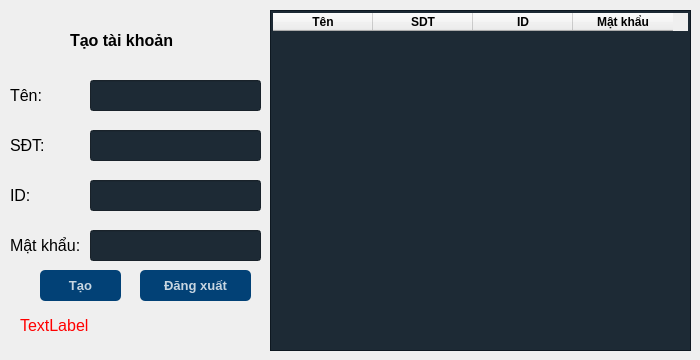
    <widget class="QWidget" name="tab_2">
     <attribute name="title">
      <string>Quản lý nhân viên</string>
     </attribute>
     <widget class="QPushButton" name="btn_logout">
      <property name="geometry">
       <rect>
        <x>140</x>
        <y>270</y>
        <width>111</width>
        <height>31</height>
       </rect>
      </property>
      <property name="font">
       <font>
        <pointsize>10</pointsize>
        <weight>75</weight>
        <bold>true</bold>
       </font>
      </property>
      <property name="styleSheet">
       <string notr="true">QPushButton#btn_logout{
background-color: rgba(2, 65, 118, 255);
color: rgba(255,255,255,200);
border-radius: 5px;
}
QPushButton#btn_logout:pressed{
padding-left: 5px;
padding-top: 5px;
background-color: rgba(2, 65, 118,100);
backgound-posotion:calc(100%-10px)center;
}
QPushButton#btn_logout:hover{
backgound-color: rgba(2, 65, 118,200);
}</string>
      </property>
      <property name="text">
       <string>Đăng xuất</string>
      </property>
     </widget>
     <widget class="QLabel" name="label_3">
      <property name="geometry">
       <rect>
        <x>10</x>
        <y>80</y>
        <width>101</width>
        <height>31</height>
       </rect>
      </property>
      <property name="font">
       <font>
        <pointsize>12</pointsize>
       </font>
      </property>
      <property name="text">
       <string>Tên:</string>
      </property>
     </widget>
     <widget class="QLabel" name="label_5">
      <property name="geometry">
       <rect>
        <x>10</x>
        <y>130</y>
        <width>101</width>
        <height>31</height>
       </rect>
      </property>
      <property name="font">
       <font>
        <pointsize>12</pointsize>
       </font>
      </property>
      <property name="text">
       <string>SĐT:</string>
      </property>
     </widget>
     <widget class="QLabel" name="label_6">
      <property name="geometry">
       <rect>
        <x>10</x>
        <y>180</y>
        <width>101</width>
        <height>31</height>
       </rect>
      </property>
      <property name="font">
       <font>
        <pointsize>12</pointsize>
       </font>
      </property>
      <property name="text">
       <string>ID:</string>
      </property>
     </widget>
     <widget class="QLabel" name="label_7">
      <property name="geometry">
       <rect>
        <x>10</x>
        <y>230</y>
        <width>101</width>
        <height>31</height>
       </rect>
      </property>
      <property name="font">
       <font>
        <pointsize>12</pointsize>
       </font>
      </property>
      <property name="text">
       <string>Mật khẩu:</string>
      </property>
     </widget>
     <widget class="QLineEdit" name="txt_name">
      <property name="geometry">
       <rect>
        <x>90</x>
        <y>80</y>
        <width>171</width>
        <height>31</height>
       </rect>
      </property>
      <property name="font">
       <font>
        <pointsize>12</pointsize>
       </font>
      </property>
      <property name="styleSheet">
       <string notr="true">background-color: rgba(16, 30, 41, 240)  ;
color: rgba(255,255,255,200);</string>
      </property>
     </widget>
     <widget class="QLineEdit" name="txt_phone">
      <property name="geometry">
       <rect>
        <x>90</x>
        <y>130</y>
        <width>171</width>
        <height>31</height>
       </rect>
      </property>
      <property name="font">
       <font>
        <pointsize>12</pointsize>
       </font>
      </property>
      <property name="styleSheet">
       <string notr="true">background-color: rgba(16, 30, 41, 240)  ;
color: rgba(255,255,255,200);</string>
      </property>
     </widget>
     <widget class="QLineEdit" name="txt_id">
      <property name="geometry">
       <rect>
        <x>90</x>
        <y>180</y>
        <width>171</width>
        <height>31</height>
       </rect>
      </property>
      <property name="font">
       <font>
        <pointsize>12</pointsize>
       </font>
      </property>
      <property name="styleSheet">
       <string notr="true">background-color: rgba(16, 30, 41, 240)  ;
color: rgba(255,255,255,200);</string>
      </property>
     </widget>
     <widget class="QLineEdit" name="txt_pass">
      <property name="geometry">
       <rect>
        <x>90</x>
        <y>230</y>
        <width>171</width>
        <height>31</height>
       </rect>
      </property>
      <property name="font">
       <font>
        <pointsize>12</pointsize>
       </font>
      </property>
      <property name="styleSheet">
       <string notr="true">background-color: rgba(16, 30, 41, 240)  ;
color: rgba(255,255,255,200);</string>
      </property>
      <property name="echoMode">
       <enum>QLineEdit::Password</enum>
      </property>
     </widget>
     <widget class="QPushButton" name="btn_add_acc">
      <property name="geometry">
       <rect>
        <x>40</x>
        <y>270</y>
        <width>81</width>
        <height>31</height>
       </rect>
      </property>
      <property name="font">
       <font>
        <pointsize>10</pointsize>
        <weight>75</weight>
        <bold>true</bold>
       </font>
      </property>
      <property name="styleSheet">
       <string notr="true">QPushButton#btn_add_acc{
background-color: rgba(2, 65, 118, 255);
color: rgba(255,255,255,200);
border-radius: 5px;
}
QPushButton#btn_add_acc:pressed{
padding-left: 5px;
padding-top: 5px;
background-color: rgba(2, 65, 118,100);
backgound-posotion:calc(100%-10px)center;
}
QPushButton#btn_add_acc:hover{
backgound-color: rgba(2, 65, 118,200);
}</string>
      </property>
      <property name="text">
       <string>Tạo</string>
      </property>
     </widget>
     <widget class="QTableWidget" name="table_acc">
      <property name="geometry">
       <rect>
        <x>270</x>
        <y>10</y>
        <width>421</width>
        <height>341</height>
       </rect>
      </property>
      <property name="styleSheet">
       <string notr="true">QTableWidget{
background-color: rgba(16, 30, 41, 240) ;
color: rgba(255,255,255,200);
padding: 2px
}
</string>
      </property>
      <column>
       <property name="text">
        <string>Tên</string>
       </property>
       <property name="font">
        <font>
         <weight>75</weight>
         <bold>true</bold>
        </font>
       </property>
      </column>
      <column>
       <property name="text">
        <string>SDT</string>
       </property>
       <property name="font">
        <font>
         <weight>75</weight>
         <bold>true</bold>
        </font>
       </property>
      </column>
      <column>
       <property name="text">
        <string>ID</string>
       </property>
       <property name="font">
        <font>
         <weight>75</weight>
         <bold>true</bold>
        </font>
       </property>
      </column>
      <column>
       <property name="text">
        <string>Mật khẩu</string>
       </property>
       <property name="font">
        <font>
         <weight>75</weight>
         <bold>true</bold>
        </font>
       </property>
      </column>
     </widget>
     <widget class="QLabel" name="label_4">
      <property name="geometry">
       <rect>
        <x>70</x>
        <y>20</y>
        <width>161</width>
        <height>41</height>
       </rect>
      </property>
      <property name="font">
       <font>
        <pointsize>12</pointsize>
        <weight>75</weight>
        <bold>true</bold>
       </font>
      </property>
      <property name="text">
       <string>Tạo tài khoản</string>
      </property>
     </widget>
     <widget class="QLabel" name="lbl_acc">
      <property name="geometry">
       <rect>
        <x>20</x>
        <y>310</y>
        <width>241</width>
        <height>31</height>
       </rect>
      </property>
      <property name="font">
       <font>
        <pointsize>12</pointsize>
       </font>
      </property>
      <property name="styleSheet">
       <string notr="true">color: rgb(255, 0, 0);</string>
      </property>
      <property name="text">
       <string>TextLabel</string>
      </property>
     </widget>
    </widget>
